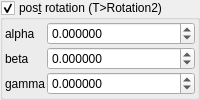
    <widget class="MyGroupBox" name="groupCheck_transf_rotation2_enabled_false">
     <property name="title">
      <string>pos&amp;t rotation (T&gt;Rotation2)</string>
     </property>
     <property name="checkable">
      <bool>true</bool>
     </property>
     <layout class="QVBoxLayout" name="verticalLayout_9" stretch="0">
      <property name="spacing">
       <number>2</number>
      </property>
      <property name="leftMargin">
       <number>2</number>
      </property>
      <property name="topMargin">
       <number>2</number>
      </property>
      <property name="rightMargin">
       <number>2</number>
      </property>
      <property name="bottomMargin">
       <number>2</number>
      </property>
      <item>
       <layout class="QGridLayout" name="gridLayout_25" columnstretch="0,1">
        <property name="spacing">
         <number>2</number>
        </property>
        <item row="1" column="0">
         <widget class="QLabel" name="label_44">
          <property name="text">
           <string notr="true">alpha</string>
          </property>
         </widget>
        </item>
        <item row="2" column="0">
         <widget class="QLabel" name="label_56">
          <property name="text">
           <string notr="true">beta</string>
          </property>
         </widget>
        </item>
        <item row="3" column="0">
         <widget class="QLabel" name="label_57">
          <property name="text">
           <string notr="true">gamma</string>
          </property>
         </widget>
        </item>
        <item row="1" column="1">
         <widget class="MyDoubleSpinBox" name="spinboxd3_transf_rotation2_x">
          <property name="sizePolicy">
           <sizepolicy hsizetype="Minimum" vsizetype="Maximum">
            <horstretch>0</horstretch>
            <verstretch>0</verstretch>
           </sizepolicy>
          </property>
          <property name="prefix">
           <string/>
          </property>
          <property name="suffix">
           <string/>
          </property>
          <property name="decimals">
           <number>6</number>
          </property>
          <property name="minimum">
           <double>-36000.000000000000000</double>
          </property>
          <property name="maximum">
           <double>36000.000000000000000</double>
          </property>
          <property name="singleStep">
           <double>1.000000000000000</double>
          </property>
         </widget>
        </item>
        <item row="2" column="1">
         <widget class="MyDoubleSpinBox" name="spinboxd3_transf_rotation2_y">
          <property name="sizePolicy">
           <sizepolicy hsizetype="Minimum" vsizetype="Maximum">
            <horstretch>0</horstretch>
            <verstretch>0</verstretch>
           </sizepolicy>
          </property>
          <property name="prefix">
           <string/>
          </property>
          <property name="suffix">
           <string/>
          </property>
          <property name="decimals">
           <number>6</number>
          </property>
          <property name="minimum">
           <double>-36000.000000000000000</double>
          </property>
          <property name="maximum">
           <double>36000.000000000000000</double>
          </property>
          <property name="singleStep">
           <double>1.000000000000000</double>
          </property>
         </widget>
        </item>
        <item row="3" column="1">
         <widget class="MyDoubleSpinBox" name="spinboxd3_transf_rotation2_z">
          <property name="sizePolicy">
           <sizepolicy hsizetype="Minimum" vsizetype="Maximum">
            <horstretch>0</horstretch>
            <verstretch>0</verstretch>
           </sizepolicy>
          </property>
          <property name="prefix">
           <string/>
          </property>
          <property name="suffix">
           <string/>
          </property>
          <property name="decimals">
           <number>6</number>
          </property>
          <property name="minimum">
           <double>-36000.000000000000000</double>
          </property>
          <property name="maximum">
           <double>36000.000000000000000</double>
          </property>
          <property name="singleStep">
           <double>1.000000000000000</double>
          </property>
         </widget>
        </item>
       </layout>
      </item>
     </layout>
    </widget>
